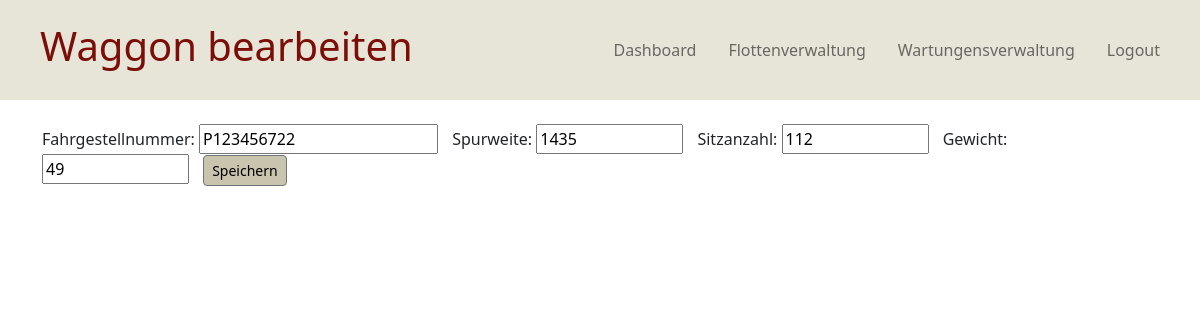
The app's page /edit-waggon/10 (signed in) with its own data.
### website/models.py (models this page shows)
class Waggon(db.Model):
    __tablename__ = 'waggons'
    id = db.Column(db.Integer, primary_key=True)
    fg_nummer = db.Column(db.String(120), unique=True, nullable=False)
    spurweite = db.Column(db.Integer, nullable=False)
    type = db.Column(db.String(20))
    in_verwendung = db.Column(db.Boolean, nullable=False, default=False)
    zug = db.Column(db.Integer, db.ForeignKey("zuege.id"))
    __mapper_args__ = {
        "polymorphic_on": type,
        "polymorphic_identity": "waggon",
    }

### website/views.py (the view)
@views.route("/edit-waggon/<id>", methods=["GET", "POST"])
@admin_required
@login_required
def update_waggon(id):
    waggon_to_edit = Waggon.query.filter_by(id=id).first()
    if request.method == "POST":
        if not waggon_to_edit:
            flash("Waggon existiert nicht!", category="danger")
        elif waggon_to_edit.__class__.__name__ == "Triebwagen":
            waggon_to_edit.fg_nummer = request.form["t_fg_nummer"]
            waggon_to_edit.spurweite = request.form["t_spurweite"]
            waggon_to_edit.max_zugkraft = request.form["t_max_zugkraft"]
            db.session.commit()
            flash("Triebwagen aktualisiert.", category="success")
        else:
            waggon_to_edit.fg_nummer = request.form["p_fg_nummer"]
            waggon_to_edit.spurweite = request.form["p_spurweite"]
            waggon_to_edit.sitzanzahl = request.form["sitzanzahl"]
            waggon_to_edit.gewicht = request.form["gewicht"]
            db.session.commit()
            flash("Personenwaggon aktualisiert.", category="success")
        return redirect(url_for("views.flotten"))
    else:
        return render_template("waggon-edit.html", user=current_user, waggon_to_edit=waggon_to_edit)

### website/__init__.py (called while the page is built)
def create_app():
    app = Flask(__name__)
    app.config["SECRET_KEY"] = "bdd96e66c3fbb1a20a12a36144769328"
    app.config['JSON_SORT_KEYS'] = False
    app.config["SQLALCHEMY_DATABASE_URI"] = f"sqlite:///{DB_NAME}"
    db.init_app(app)
    migrate = Migrate(app, db, render_as_batch=True)
    from .views import views
    from .auth import auth
    from .api import api
    app.register_blueprint(views, url_prefix='/')
    app.register_blueprint(auth, url_prefix='/')
    app.register_blueprint(api, url_prefix='/api')
    from .models import User, Triebwagen, Personenwaggon, Waggon, Zug
    create_database(app)
    login_manager = LoginManager()
    login_manager.login_view = "auth.login"
    login_manager.init_app(app)
    @login_manager.user_loader
    def load_user(id):
        return User.query.get(int(id))
    return app

### website/auth.py (called while the page is built)
def admin_required(f):
    @wraps(f)
    def wrap(*args, **kwargs):
        if current_user.is_admin:
            return f(*args, **kwargs)
        else:
            flash("You need to be an admin to view this page.", category="danger")
            return redirect(url_for('auth.login'))
    return wrap

### website/templates/waggon-edit.html
{% extends "base.html" %}
{% block leftnavbartext %}
<h1>Waggon bearbeiten</h1>
{% endblock %}
{% block content %}
<form method="POST" action="" class="form-inline">
    {% if waggon_to_edit.__class__.__name__ == "Triebwagen" %}
    <label for="t_fg_nummer">Fahrgestellnummer:</label>
    <input type="text"
           id="t_fg_nummer"
           name="t_fg_nummer"
           class="input-small"
           value="{{ waggon_to_edit.fg_nummer }}">
    <label for="t_spurweite">Spurweite:</label>
    <input type="text"
           id="t_spurweite"
           name="t_spurweite"
           class="input-small"
           size="10"
           maxlength="4"
           value="{{ waggon_to_edit.spurweite }}">
    <label for="t_max_zugkraft">Maximale Zugkraft:</label>
    <input type="text"
           id="t_max_zugkraft"
           name="t_max_zugkraft"
           class="input-small"
           size="10"
           value="{{ waggon_to_edit.max_zugkraft }}">
    <button type="submit" name="submit_edit" class="btn btn-secondary btn-sm" value="submit_edit">Speichern</button>
    <br>
    {% else %}
    <label for="p_fg_nummer">Fahrgestellnummer:</label>
    <input type="text"
           id="p_fg_nummer"
           name="p_fg_nummer"
           class="input-small"
           value="{{ waggon_to_edit.fg_nummer }}">
    <label for="p_spurweite">Spurweite:</label>
    <input type="text"
           id="p_spurweite"
           name="p_spurweite"
           class="input-small"
           size="10"
           maxlength="4"
           value="{{ waggon_to_edit.spurweite }}">
    <label for="sitzanzahl">Sitzanzahl:</label>
    <input type="text"
           id="sitzanzahl"
           name="sitzanzahl"
           class="input-small"
           size="10"
           value="{{ waggon_to_edit.sitzanzahl }}">
    <label for="gewicht">Gewicht:</label>
    <input type="text"
           id="gewicht"
           name="gewicht"
           class="input-small"
           size="10"
           value="{{ waggon_to_edit.gewicht }}">
    <button type="submit" name="submit_edit" class="btn btn-secondary btn-sm" value="submit_edit">Speichern</button>
    <br>
    {% endif %}
</form>
{% endblock %}

### website/static/css/styles.css (style rules this page uses)
h1 { color:#7B0E07; margin-left: 40px; }
.input-small { margin-right: 10px; }
button { background-color: rgb(201, 196, 174) !important; color: black !important; }

### records on screen
Waggon: p_fg_nummer "P123456722", p_spurweite "1435", sitzanzahl "112", gewicht "49"
